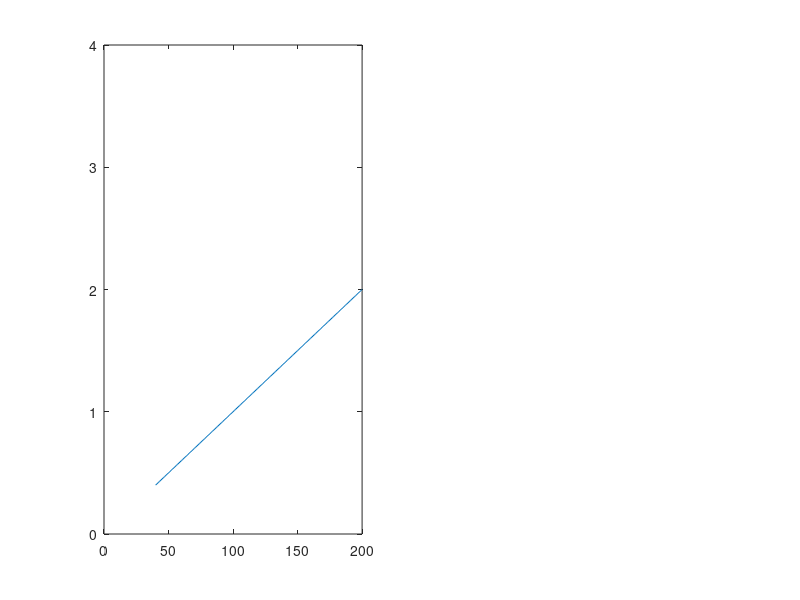

Write the MATLAB code that produced this figure. (Note: this script raises an error after producing the figure.)
clear all; close all; clc
global N REAL_TIME_INPUT TRAINING SOUND

% -------------------------
% CONFIG
% -------------------------

N               = 498;     % number of timesteps to render
SOUND           = false;    % use audio feedback for support
REAL_TIME_INPUT = false;   % use realtime input data
TRAINING        = true;   % use previously generated input from csv


% -------------------------
% PLOTTING - realtime
% -------------------------

global PLOT_BF HR_AXIS BF_AXIS
HR_AXIS = 40:200;   BF_AXIS = 0.01*HR_AXIS;
subplot(1,2,1);     PLOT_BF = plot(HR_AXIS,BF_AXIS);    axis([0 200 0 4]);
%xlabel='Heart Rate';ylabel='Breathing Frequency';Title='Relation between hr & bf';
linkdata on


% global RT_CHEST YY
% x = linspace(0,8); YY = sin(x);
% RT_CHEST = plot(x,YY);
% h.XDataSource = 'x';  h.YDataSource = 'YY'; linkdata on
global CHEST_Y1 PLOT_CHEST1  %CHEST_Y2 RT_CHEST2
CHEST_Y1 = zeros([1,100]); % CHEST_Y2 = [0]; subplot(1,2,2); 
subplot(1,2,2);
PLOT_CHEST1 = stem(CHEST_Y1);linkdata on
% RT_CHEST1 = plot(CHEST_Y1);linkdata on
% subplot(1,2,1); RT_CHEST2 = plot(CHEST_Y2);linkdata on
% refreshdata(RT_CHEST1);



% -------------------------
% CSV data
% -------------------------

global TRAINING_BF TRAINING_HR
c1_bf = csvread('data/17-05 conditie 1 rust/bb_v69.csv');%499
c1_hr = csvread('data/17-05 conditie 1 rust/hr_v69.csv');
c2_bf = csvread('data/17-05 conditie 2 sport/bb_v81.csv');
c2_hr = csvread('data/17-05 conditie 2 sport/hr_v81.csv');
c3_bf = csvread('data/17-05 conditie 3 angst/bb_v32.csv');
c3_hr = csvread('data/17-05 conditie 3 angst/hr_v32.csv');
    % als deze worden gebruikt worden de domein-waardes genegeerd
    % dt = 0.18;
    
TRAINING_BF = c3_bf;    TRAINING_HR = c3_hr;




% -------------------------
% RUN
% -------------------------

disp('Running model...'); 
if REAL_TIME_INPUT && TRAINING, TRAINING = false; disp('-- WARNING not TRAINING --'); end;
if TRAINING, disp('using .cvs data'); end;
model = l2('model');
tic;

% model.simulate(N, 'COM5');
model.simulate(N,'default','default');

disp('Simulation finished');
toc % time = toc; disp('time/N');   disp(time/N);




% -------------------------
% PLOT full simulation
% -------------------------

model.plot({...
    'hr','breathing_f',...
    'chest_c',...
    'graph_bel_starting_dir'...
    'graph_bel_hr'...
    'graph_bel_breathing_f'...
    'graph_des_breathing_f'...
    'graph_breathing_f_diff'...
    'graph_bel_used_chest_range'...
    'graph_stable_hr','graph_stable_bf'...
    'graph_bel_anxiety','assessment'...
    'graph_bel_prev_ps','graph_original_hr'...
    'cycle_time'...
    'graph_des_starting_dir','support'...
    'adaption_2'
});
    %,'graph_breathing_f_error'...
    %'sitfac','anxiety_regulation','anxiety',...
    %'ps','hr','breathing_f','relative_c'...
    %,'starting_dir','performance'...
	%,'phase_shift'...
    
 %  ,'physical_state'...
 %   ,'graph_bel_breathing_acc','graph_bel_breathing_pattern'...

 

 
%graph_bel_breathing_pattern
%plot belief...

%graph_breathing_f_error should generate 2 lines

%model.plot({'graph_bel_chest_trans'});
%legend('Undefined','Start of breathing cycle')

%model.plot({'graph_breathing_f_error'});
%legend('Deviation','Zero')
%model.export('../../plots/model.pdf',{'graph_breathing_f_error'});



